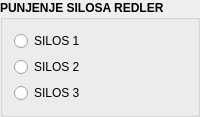
         <widget class="QGroupBox" name="groupBox_5">
          <property name="font">
           <font>
            <pointsize>9</pointsize>
            <weight>75</weight>
            <bold>true</bold>
           </font>
          </property>
          <property name="title">
           <string>PUNJENJE SILOSA REDLER</string>
          </property>
          <layout class="QVBoxLayout" name="verticalLayout_17">
           <item>
            <widget class="QRadioButton" name="srednji_psilosa_1">
             <property name="font">
              <font>
               <pointsize>9</pointsize>
               <weight>50</weight>
               <bold>false</bold>
              </font>
             </property>
             <property name="text">
              <string>SILOS 1</string>
             </property>
            </widget>
           </item>
           <item>
            <widget class="QRadioButton" name="srednji_psilosa_2">
             <property name="font">
              <font>
               <pointsize>9</pointsize>
               <weight>50</weight>
               <bold>false</bold>
              </font>
             </property>
             <property name="text">
              <string>SILOS 2</string>
             </property>
            </widget>
           </item>
           <item>
            <widget class="QRadioButton" name="srednji_psilosa_3">
             <property name="font">
              <font>
               <pointsize>9</pointsize>
               <weight>50</weight>
               <bold>false</bold>
              </font>
             </property>
             <property name="text">
              <string>SILOS 3</string>
             </property>
            </widget>
           </item>
          </layout>
         </widget>
